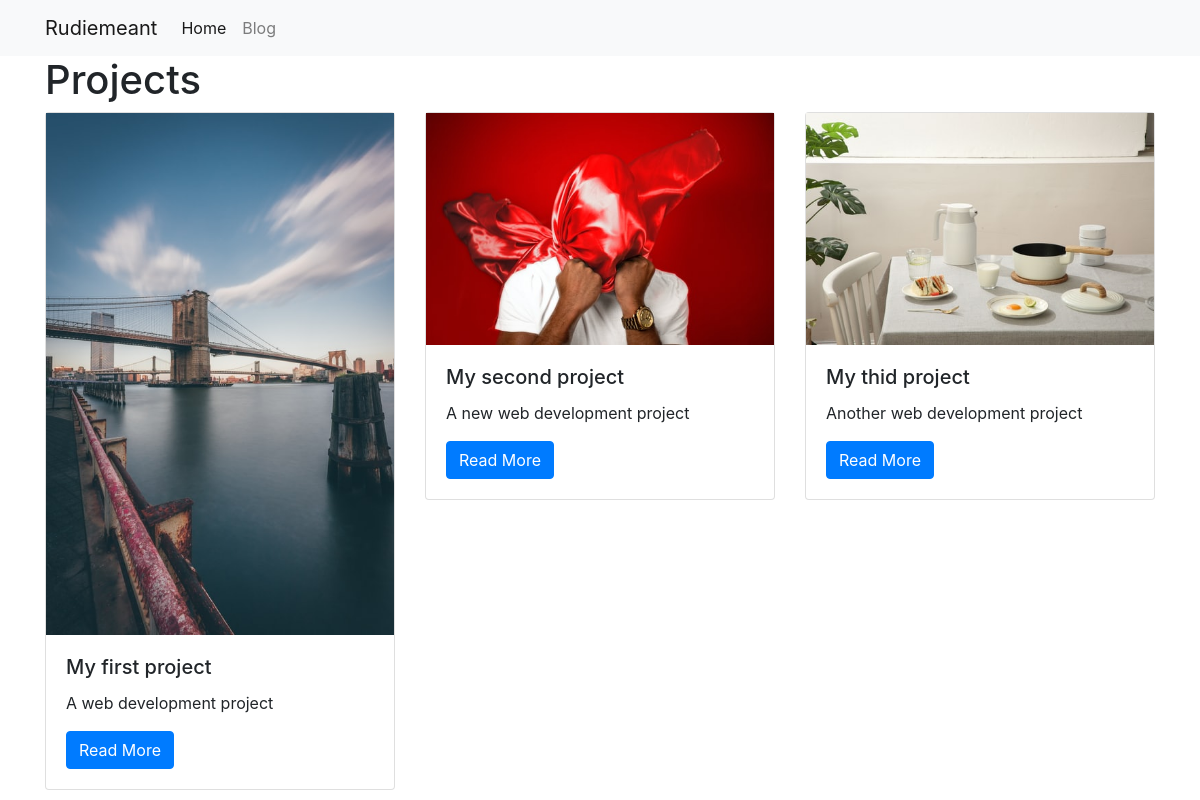
/projects/, run on the app's committed database.
### projects/models.py (models this page shows)
class Project(models.Model):
	title = models.CharField(max_length=120)
	description = models.TextField(blank=True)
	technology = models.CharField(max_length=20)
	image = models.FilePathField(path='/img')

### projects/views.py (the view)
# urls.py: path('',views.project_index,name='project_index'),
def project_index(request):
	projects = Project.objects.all()
	context = {
		'projects' : projects
	}
	print(context)
	return render(request,'project_index.html',context)

### projects/templates/project_index.html
{% extends "base.html" %}
{% block content %}
<h1>Projects</h1>
{% load static %}
<div class="row">
{% for project in projects %}
	<div class="col-md-4">
		<div class="card mb-2">
			<img src="{% static project.image %}">
			<div class="card-body">
				<h5 class="card-title">{{ project.title }}</h5>
				<p class="card-text">{{ project.description }}</p>
				<a href="{% url 'project_detail' project.pk %}"
					class="btn btn-primary">
						Read More
				</a>
			</div>
		</div>
	</div>
	{% endfor %}
</div>
{% endblock %}

### mainapp/templates/base.html (shortened to what this page needs)
<link rel="stylesheet" href="https://stackpath.bootstrapcdn.com/bootstrap/4.1.3/css/bootstrap.min.css">
<nav class="navbar navbar-expand-lg navbar-light bg-light">
    <div class="container">
        <a class="navbar-brand" href="{% url 'project_index' %}">Rudiemeant</a>
        <div class="collapse navbar-collapse" id="navbarSupportedContent">
          <ul class="navbar-nav mr-auto">
            <li class="nav-item active">
              <a class="nav-link" href="{% url 'project_index' %}">Home</a>
            </li>
            <li class="nav-item">
              <a class="nav-link" href="/blog/">Blog</a>
            </li>
          </ul>
        </div>
    </div>
</nav>
<div class="container">
    {% block content %}{% endblock %}
</div>

### data on the page
Project: image (picture), title "My first project", description "A web development project"
Project: image (picture), title "My second project", description "A new web development project"
Project: image (picture), title "My thid project", description "Another web development project"
